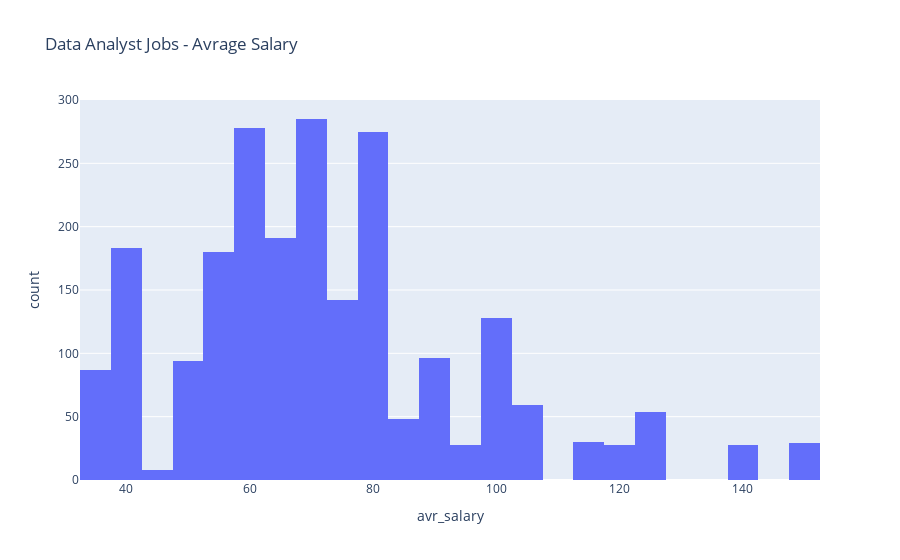

This figure's notebook cell:
### Code cell
px.histogram(df, x="avr_salary", title="Data Analyst Jobs - Avrage Salary")

### Figure 1 — Plotly figure (JSON) as saved in the notebook; plotly's stock layout.template omitted (floating-point values rounded to 4 significant figures; data arrays with more than 128 entries replaced by an {"elided": "..."} marker saying what was removed)
{"data": [{"alignmentgroup": "True", "bingroup": "x", "hovertemplate": "avr_salary=%{x}<br>count=%{y}<extra></extra>", "legendgroup": "", "marker": {"color": "#636efa", "pattern": {"shape": ""}}, "name": "", "offsetgroup": "", "orientation": "v", "showlegend": false, "type": "histogram", "x": {"elided": "2251 float values"}, "xaxis": "x", "yaxis": "y"}], "layout": {"barmode": "relative", "legend": {"tracegroupgap": 0}, "title": {"text": "Data Analyst Jobs - Avrage Salary"}, "xaxis": {"anchor": "y", "domain": [0, 1], "title": {"text": "avr_salary"}}, "yaxis": {"anchor": "x", "domain": [0, 1], "title": {"text": "count"}}}}
